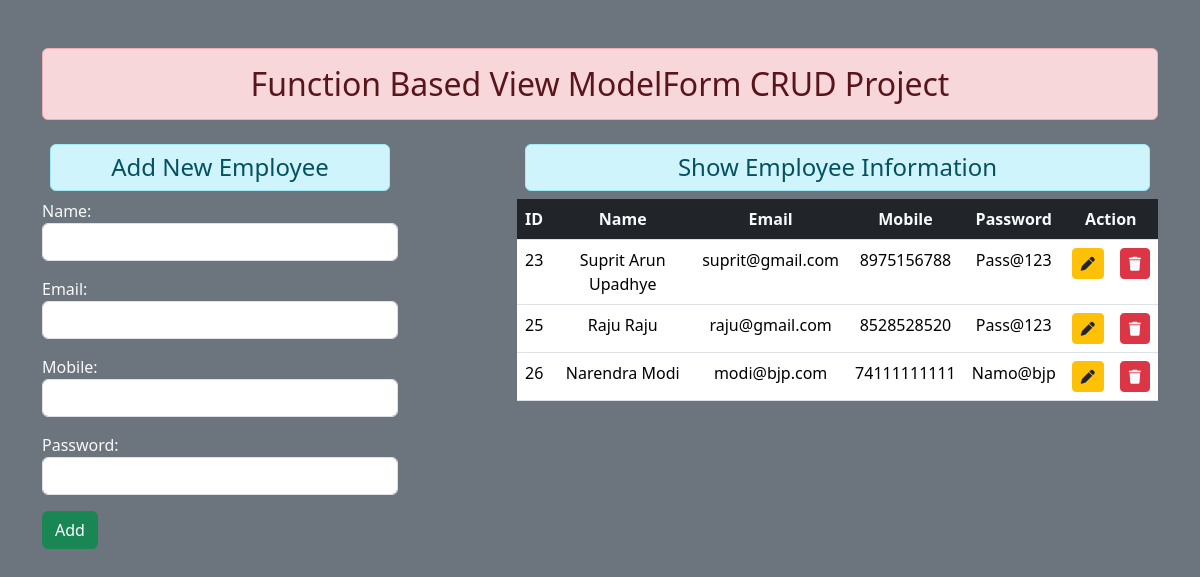
The page / on the database its author committed.
### myapp/models.py (models this page shows)
class User(models.Model):
    name = models.CharField(max_length=70)
    email = models.EmailField()
    mobile = models.IntegerField()
    password = models.CharField(max_length=20)

### myapp/views.py (the view)
# urls.py: path('',views.add_show,name='add_show'),
def add_show(request):
    if request.method == 'POST':
        fm = EmployeeRegistration(request.POST)
        if fm.is_valid():
            nm = fm.cleaned_data['name']
            em = fm.cleaned_data['email']
            mo = fm.cleaned_data['mobile']
            ps = fm.cleaned_data['password']
            reg = User(name=nm, email=em, mobile=mo, password=ps)
            reg.save()
            fm = EmployeeRegistration()  #used to reset the form after successfull save
    else:
        fm = EmployeeRegistration()
    emp = User.objects.all()
    return render(request,'index.html',{'form':fm,'empl':emp, })

### myapp/forms.py
class EmployeeRegistration(forms.ModelForm):
    class Meta:
        model = User
        fields = ['name', 'email', 'mobile', 'password']
        widgets = {
            'name' : forms.TextInput(attrs={'class':'form-control'}),
            'email' : forms.EmailInput(attrs={'class':'form-control'}),
            'mobile' : forms.NumberInput(attrs={'class':'form-control'}),
            'password' : forms.PasswordInput(render_value=True, attrs={'class':'form-control'}),
        }

### template/index.html (shortened to what this page needs)
{% extends 'base.html' %}
{% load static %}
{% block main-container %}
<div class="row">
    <div class="col-sm-4">
        <h4 class="m-2 p-2 text-center alert alert-info">Add New Employee</h4>
        <form action="" method="POST" class="fw-medium text-light">
            {{form.as_p}}
            <input type="submit" class="btn btn-success fw-medium" value="Add">
        </form>
    </div>
    <div class="col-sm-7 offset-1">
        <h4 class="m-2 p-2 text-center alert alert-info">Show Employee Information</h4>
        {% if empl %}
        <table class="table table-hover rounded-2">
            <thead>
                <tr class="text-center">
                    <th scope="col" class="bg-dark text-light">ID</th>
                    <th scope="col" class="bg-dark text-light">Name</th>
                    <th scope="col" class="bg-dark text-light">Email</th>
                    <th scope="col" class="bg-dark text-light">Mobile</th>
                    <th scope="col" class="bg-dark text-light">Password</th>
                    <th scope="col" colspan="2" class="bg-dark text-light">Action</th>
                </tr>
            </thead>
            <tbody>
                {% for i in empl %}
                <tr>
                    <td class="text-center fw-medium">{{i.id}}</td>
                    <td class="text-center fw-medium">{{i.name}}</td>
                    <td class="text-center fw-medium">{{i.email}}</td>
                    <td class="text-center fw-medium">{{i.mobile}}</td>
                    <td class="text-center fw-medium">{{i.password}}</td>
                    <td class="text-center fw-medium"><a href="{% url 'updatedata' i.id %}" class="btn btn-warning btn-sm"><i class="fa-solid fa-pen text-dark"></i></a></td>
                    <td class="text-center fw-medium"><a href="{% url 'deletedata' i.id %}" class="btn btn-danger btn-sm"><i class="fa-solid fa-trash text-light"></i></a></td>
                </tr>
                {% endfor %}
            </tbody>
        </table>
        {% else %}
        <h4 class="m-2 p-2 text-center alert alert-danger">No Records</h4>
        {% endif %}
    </div>
</div>
{% endblock main-container %}

### template/base.html (shortened to what this page needs)
<!DOCTYPE html>
{% load static %}
<html lang="en">
<head>
    <link href="https://cdn.jsdelivr.net/npm/bootstrap@5.3.3/dist/css/bootstrap.min.css" rel="stylesheet">
    <link rel="stylesheet" href="https://cdnjs.cloudflare.com/ajax/libs/font-awesome/6.5.2/css/all.min.css" />
</head>
<body class="bg-secondary">
    <div class="container mt-5">
        <h2 class="text-center alert alert-danger">Function Based View ModelForm CRUD Project</h2>
        {% block main-container %}{% endblock main-container %}
    </div>
</body>
</html>

### rows shown on the page
User: id "23", name "Suprit Arun Upadhye", email "suprit@gmail.com", mobile "8975156788", password "Pass@123"
User: id "25", name "Raju Raju", email "raju@gmail.com", mobile "8528528520", password "Pass@123"
User: id "26", name "Narendra Modi", email "modi@bjp.com", mobile "74111111111", password "Namo@bjp"
